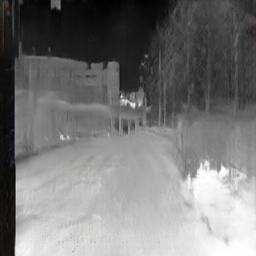
#> input picture Pix2Pix/pix2pix pair_images.py code/000000_combined_fake_B.png, 256 x 256 px, given as the content of the folder ome/dell/pytorch-CycleGAN-and-pix2pix/reduced_dataset/trainB, which was not available
$ python pair_images.py
#> lines starting #> are read from the running program, lines starting #| are printed output that depends on the picture
import os
import cv2
import shutil

def combine_images(IR_path, VI_path, output_path):
    # Ensure output directory exists
    if not os.path.exists(output_path):
        os.makedirs(output_path)

    # Get list of filenames in IR and VI paths
    filename_IR = sorted(os.listdir(IR_path))
    filename_VI = sorted(os.listdir(VI_path))

    # Pair images based on filenames
    paired_filenames = []
    for ir_filename in filename_IR:
        for vi_filename in filename_VI:
            if ir_filename == vi_filename:
                paired_filenames.append((vi_filename, ir_filename))
                break

    # Combine paired images and store in the output directory
    for ir_filename, vi_filename in paired_filenames:
        ir_filepath = os.path.join(IR_path, ir_filename)
        vi_filepath = os.path.join(VI_path, vi_filename)

        ir_image = cv2.imread(ir_filepath)
#> ir_image is the input picture: shape (256, 256, 3); mean B, G, R 119.8, 119.9, 119.9
        vi_image = cv2.imread(vi_filepath)

        # Resize images to have the same height
        min_height = min(ir_image.shape[0], vi_image.shape[0])
#> min_height = 256
        ir_image = cv2.resize(ir_image, (int(ir_image.shape[1] * min_height / ir_image.shape[0]), min_height))
        vi_image = cv2.resize(vi_image, (int(vi_image.shape[1] * min_height / vi_image.shape[0]), min_height))

        # Combine images side by side
        combined_image = cv2.hconcat([vi_image, ir_image])
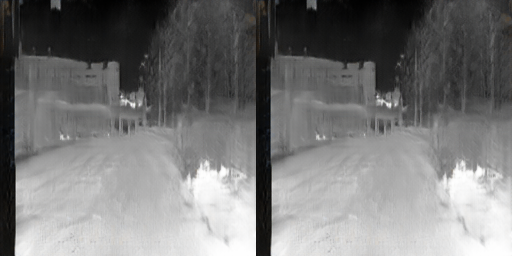
#> combined_image: shape (256, 512, 3); mean B, G, R 119.8, 119.9, 119.9

        # Save the combined image
        combined_filename = ir_filename.split('.')[0] + '_combined.jpg'
        combined_filepath = os.path.join(output_path, combined_filename)
        cv2.imwrite(combined_filepath, combined_image)

    print("Combining complete.")

if __name__ == "__main__":
    # Provide paths to the IR and VI directories
    IR_path = "/home/dell/pytorch-CycleGAN-and-pix2pix/reduced_dataset/trainB"
    VI_path = "/home/dell/pytorch-CycleGAN-and-pix2pix/reduced_dataset/trainA"

    # Provide path to the output directory
    output_path = "/home/dell/pytorch-CycleGAN-and-pix2pix/reduced_dataset/train"

    # Combine images and store in the output directory
    combine_images(IR_path, VI_path, output_path)

$ run again, on Pix2Pix/CycleGan -30 epochs 2000 images/epoch001_fake_B.png
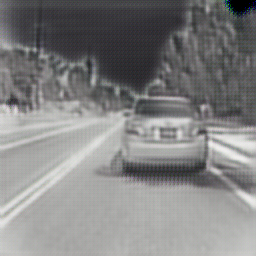
#> input picture Pix2Pix/CycleGan -30 epochs 2000 images/epoch001_fake_B.png, 256 x 256 px, given as the content of the folder ome/dell/pytorch-CycleGAN-and-pix2pix/reduced_dataset/trainB, which was not available
#> in combine_images, ir_image is the input picture: shape (256, 256, 3); mean B, G, R 130.4, 130.5, 130.8
#> in combine_images, `combined_image = cv2.hconcat([vi_image, ir_image])`:
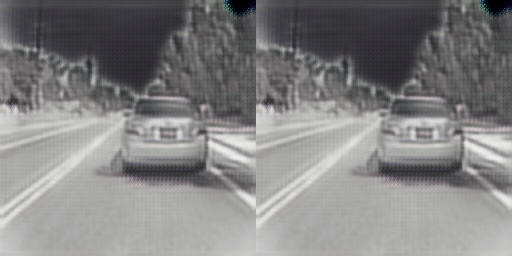
#> combined_image: shape (256, 512, 3); mean B, G, R 130.4, 130.5, 130.8

$ run again, on Palette/misc/image/Process_02323.jpg
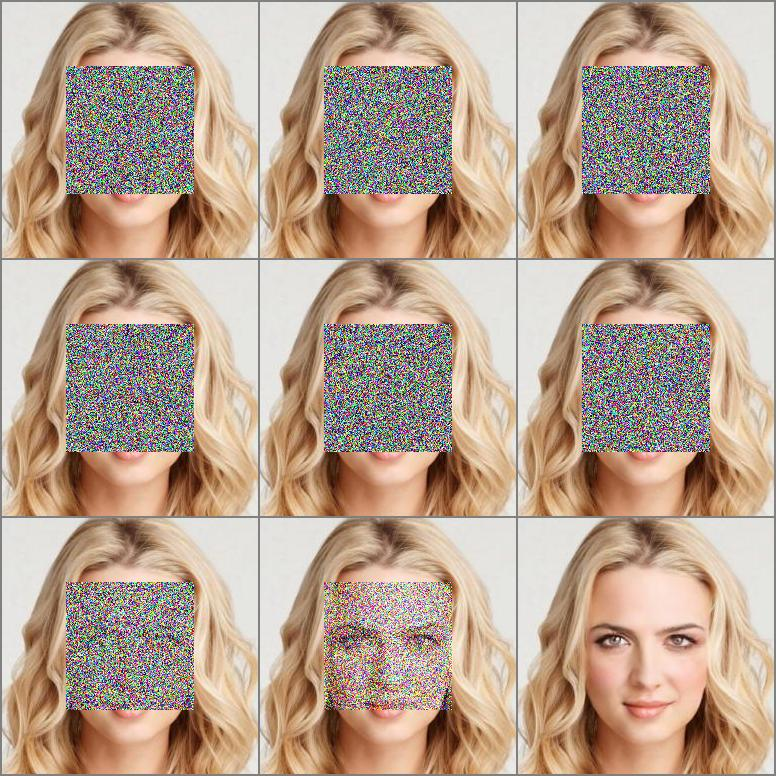
#> input picture Palette/misc/image/Process_02323.jpg, 776 x 776 px, given as the content of the folder ome/dell/pytorch-CycleGAN-and-pix2pix/reduced_dataset/trainB, which was not available
#> in combine_images, ir_image is the input picture: shape (776, 776, 3); mean B, G, R 143.7, 162.3, 185.2
#> in combine_images, `combined_image = cv2.hconcat([vi_image, ir_image])`:
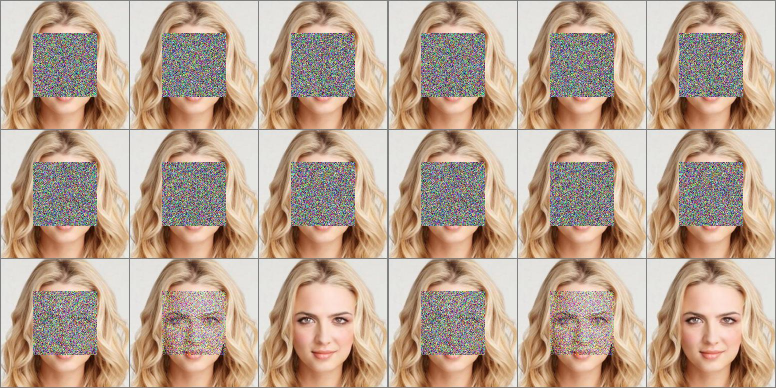
#> combined_image: shape (776, 1552, 3) (shown at 1/2 size); mean B, G, R 143.7, 162.3, 185.2
